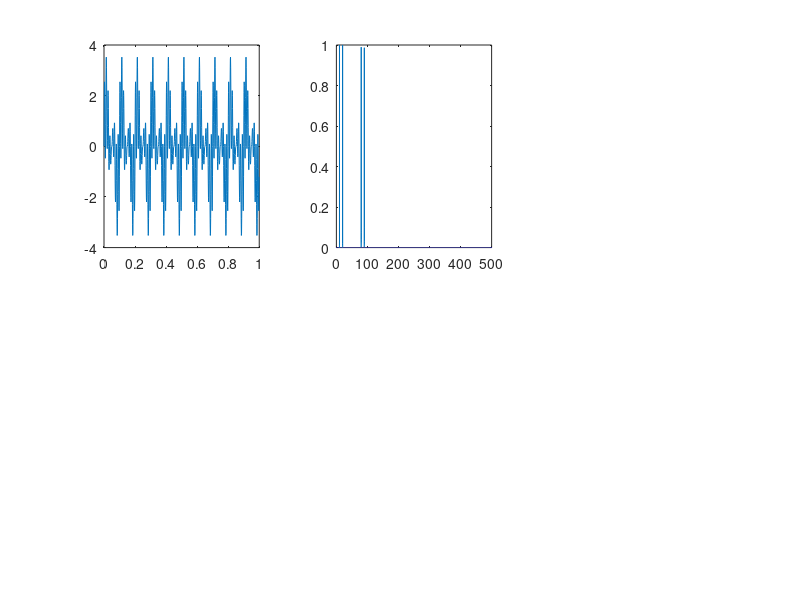

This chart was generated by the following MATLAB code: (Note: this script raises an error after producing the figure.)
%%%%%%%%%%%%%%%%%%%%%%%%%%%%%%%%%
% Semnalul original inregistrat
%%%%%%%%%%%%%%%%%%%%%%%%%%%%%%%%%

% Perioada de esantionare la inregistrare
Te = 0.001;
% Semnalul este inregistrat timp de 100 de secunde
t = 0:Te:100;
% Semnalul "continuu", format din 4 sinosoide (putem incerca diferite
% forme), de frecvente 10Hz, 20Hz, 80Hz, 90Hz
x = sin(2*pi*10*t) + sin(2*pi*20*t) + sin(2*pi*80*t) + sin(2*pi*90*t);
% Sa vedem cum arata semnalul 'inregistrat', pe un interval de o secunda
subplot(2,3,1)
plot(t(1:1/Te),x(1:1/Te))



%%%%%%%%%%%%%%%%%%%%%%%%%%%%%%%%%
% Spectrul semnalului original, cu perioada de esantionare Te utilizata la
% 'inregistrarea' ( = generarea) semnalului x
%%%%%%%%%%%%%%%%%%%%%%%%%%%%%%%%%

X = fft(x);
L = length(x);
Xabs = abs(X)/(L/2);
MagX = Xabs(1:L/2+1);
% Frecventa de esantionare
fe = 1/Te;
% Domeniul de valori ale frecventei pentru care reprezentam grafic spectrul
% seamnalului x
f = fe*[0:(L/2)]/L;
% Sa vedem cum arata spectrul de amplitudine, pe domeniul considerat
subplot(2,3,2)
plot(f, MagX)



%%%%%%%%%%%%%%%%%%%%%%%%%%%%%%%%%
% Proiectarea unui filtru trece jos discret (Butterworth)
%%%%%%%%%%%%%%%%%%%%%%%%%%%%%%%%%

% Banda de trecere, in Hz
fp = 30;
% Castigul minim in banda de trecere
Gp = 0.95;
% Banda de oprire, in Hz
fs = 60;
% Castigul maxim in banda de oprire
Gs = 0.05;
% Datele de proiectarea trebuie adaptate pentru utilizarea filtrului
% Butterworth
GpdB = 20*log10(Gp);
GsdB = 20*log10(Gs);
% Frecventele se normalizeaza cu frecventa Nyquist (care este
% jumatate din frecventa de esantionare
fNyquist = fe/2;
fpN = fp / fNyquist;
fsN = fs / fNyquist;

% Determinarea ordinului si frecentei de frangere a filtrului Butterworth
% analogic
[N,fc] = buttord(fpN,fsN,GpdB,GsdB);
% Determinarea numaratorului si numitorului functiei de transfer a
% filtrului Butterworth trece-jos analogic
[num,den] = butter(N,fc);



%%%%%%%%%%%%%%%%%%%%%%%%%%%%%%%%%
% Caracteristica modul-pulsatie a filtrului obtinut
%%%%%%%%%%%%%%%%%%%%%%%%%%%%%%%%%

% Domeniul de frecventa pentru care trasam caracteristica (frecventele sunt
% normalizate) 
f = 0:0.01:1;
% Pentru obtinerea caracteristicii, folosim functia dbode (bode pentru
% sisteme discrete)
[mag,phase,w] = dbode(num,den,Te);
% Si sa vedem cum arata (atentie dbode returneaza pulsatie, noi trasam in
% frecventa) 
subplot(2,3,3)
plot(w/(2*pi),mag,[fp fs],[Gp Gs],'o');grid



%%%%%%%%%%%%%%%%%%%%%%%%%%%%%%%%%
% Filtrarea semnalului inregistrat
%%%%%%%%%%%%%%%%%%%%%%%%%%%%%%%%%

% Semnalul filtrat cu filtrul discret proiectat se obtine cu functia filter.
filtru_analogic = tf(num,den);
% Filtrarea (simularea filtrarii analogice) se face pentru tot domeniul de
% generare a semnalului original
y = filter(num,den,x);
% Sa vedem cum arata semnalul filtrat, pentru un interval de o secunda
subplot(2,3,4)
plot(t(1:1/Te),y(1:1/Te))



%%%%%%%%%%%%%%%%%%%%%%%%%%%%%%%%%
% Spectrul semnalului filtrat, obtinut in aceleasi conditii ca cel al
% semnalului original 
%%%%%%%%%%%%%%%%%%%%%%%%%%%%%%%%%

Y = fft(y);
L = length(y);
Yabs = abs(Y)/(L/2);
MagY = Yabs(1:L/2+1);
% Frecventa de esantionare
fe = 1/Te;
% Domeniul de valori ale frecventei pentru care reprezentam grafic spectrul
% seamnalului x
f = fe*[0:(L/2)]/L;
% Sa vedem cum arata spectrul de amplitudine, pe domeniul considerat
subplot(2,3,5)
plot(f, MagY)
